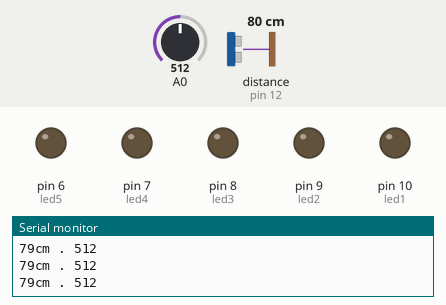
Bench run of a sketch on a simulated Arduino Uno, built with avr-gcc and run on an emulated ATmega328P. Shown: output pins drawn as LEDs (lit = HIGH), the last lines printed to the serial monitor. Wiring (inferred from the names in the program): ultrasonic range finder: trigger pin 11; echo pin 12. Dashed ring = blinking. The test bench sets the inputs (shaded band); at power-on: distance to the obstacle (sensor on pin 12) 80 cm, A0 = 512. The echo pulse lasts 58.3 µs per cm; pins used as bus, display or sensor lines are not drawn.

Above: at 1.2 s.
1.3 s: distance to the obstacle (sensor on pin 12) set to 13 cm
4.3 s: distance to the obstacle (sensor on pin 12) set to 10 cm
At 5.31 s:
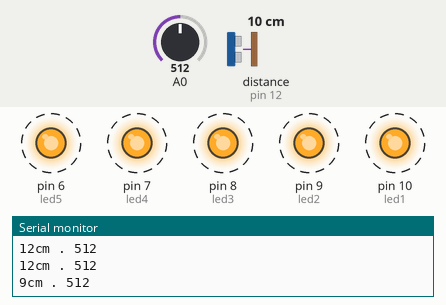
7.3 s: distance to the obstacle (sensor on pin 12) set to 18 cm
At 7.53 s:
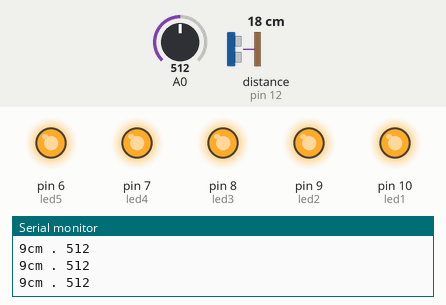
8.9 s: distance to the obstacle (sensor on pin 12) set to 2 cm
At 9.7 s:
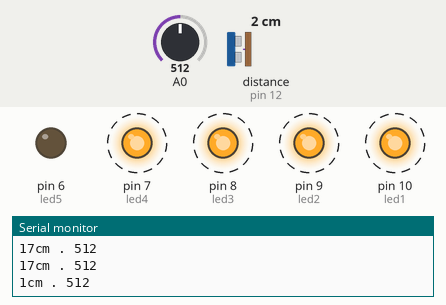
11.9 s: A0 set to 787
14.9 s: A0 set to 807
At 15.06 s:
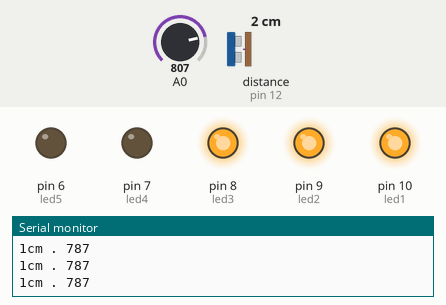
Timing chart, 0 to 17.9 s (numbered marks = the images above; inputs shaded):
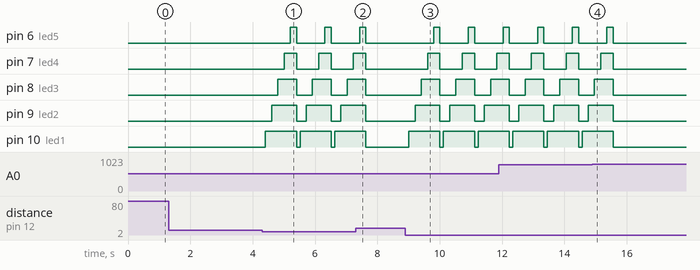

Measured:
- the behaviour switches between 12 and 11 cm on distance to the obstacle (sensor on pin 12) (found by bisection; images 0 and 1)
- the behaviour switches between 799 and 800 on A0 (found by bisection; images 3 and 4)
- after the input at 4.3 s, pin 6 (led5): alternates HIGH for 0.20 s and LOW for 0.91 s, starting after 0.91 s; pin 7 (led4): alternates HIGH for 0.40 s and LOW for 0.71 s, starting after 0.71 s
- after the input at 7.3 s, pin 6 (led5), pin 7 (led4), pin 8 (led3), pin 9 (led2), pin 10 (led1): goes on until 7.6 s, then stays LOW
- after the input at 8.9 s, pin 6 (led5): alternates HIGH for 0.20 s and LOW for 0.91 s, starting after 0.91 s; pin 7 (led4): alternates HIGH for 0.40 s and LOW for 0.71 s, starting after 0.71 s
- after the input at 14.9 s, pin 6 (led5), pin 7 (led4), pin 8 (led3), pin 9 (led2), pin 10 (led1): goes on until 15.6 s, then stays LOW

The sketch:

CODE_MIDTERM.ino
```cpp
int trigPin = 11;
int echoPin = 12;
long duration, cm;
int led1 = 10;
int led2 = 9;
int led3 = 8;
int led4 = 7;
int led5 = 6;

void setup() {
  // put your setup code here, to run once:
  Serial.begin  (9600);
  pinMode (trigPin, OUTPUT);
  pinMode (echoPin, INPUT);
  pinMode (led1, OUTPUT);
  pinMode (led2, OUTPUT);
  pinMode (led3, OUTPUT);
  pinMode (led4, OUTPUT);
  pinMode (led5, OUTPUT);
}

void loop() { // put your main code here, to run repeatedly:

  //ultrasonic sensor read
  digitalWrite (trigPin, LOW);
  delayMicroseconds (5);
  digitalWrite(trigPin, HIGH);
  delayMicroseconds (10);
  digitalWrite(trigPin, LOW);

  //convert sensor value to distance in cm
  pinMode (echoPin, INPUT);
  duration = pulseIn (echoPin, HIGH);
  cm = (duration / 2) / 29.1;

  //print ultrasonic sensor value
  Serial.print(cm);
  Serial.print("cm");
  Serial.print(" . ");

  //fotoresistor sensor read and print its value
  int sensorValue = analogRead(A0);
  Serial.println(sensorValue);


//if there's no light and something is near lights turn on and off making a sequence. If this conditions continue, light will continue doing the sequence
  if (cm <= 10 && sensorValue < 800 ) {

    delay(100);
    digitalWrite( led1, HIGH);
    delay(200);
    digitalWrite( led2, HIGH);
    delay(200);
    digitalWrite( led3, HIGH);
    delay(200);
    digitalWrite( led4, HIGH);
    delay(200);
    digitalWrite( led5, HIGH);
    delay(200);
    digitalWrite( led1, LOW);
    digitalWrite( led2, LOW);
    digitalWrite( led3, LOW);
    digitalWrite( led4, LOW);
    digitalWrite( led5, LOW);

  }
  else {

    digitalWrite(led1, LOW);
    digitalWrite(led2, LOW);
    digitalWrite(led3, LOW);
    digitalWrite(led4, LOW);
    digitalWrite(led5, LOW);

  }
  delay(10);
}
```
